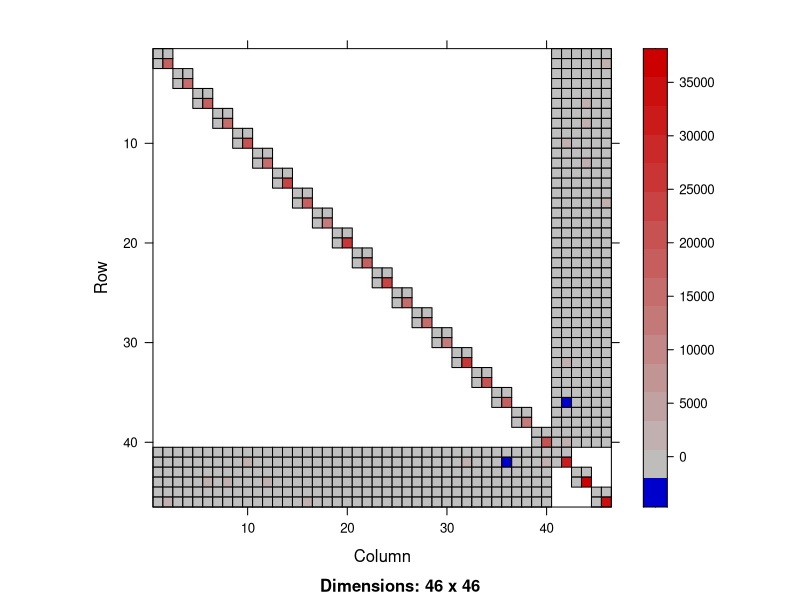

Write the R code that produced this figure. (Note: this script raises an error after producing the figure.)
library(MASS)
library(Matrix)
library(lme4)

# Say 20 subs, 5 readings each
fS <- gl(20, 50)
JS <- t(as(fS, Class = "sparseMatrix"))
num_s <- 5

# Random intercept and random readings as RFX
XS <- cbind(1,20*rnorm(1000))

# Generate random effects matrix for subject factor
ZS <- t(KhatriRao(t(JS), t(XS)))

# Say 3 sites/groups, subjects randomly scanned at
fG <- as.factor(sample(c(1:3),1000,replace=TRUE))
JG <- t(as(fG, Class = "sparseMatrix"))

# Random intercept and random readings as RFX
XG <- cbind(1,10*rnorm(1000))
num_g <- 2

# Generate random effects matrix for group factor
ZG <- t(KhatriRao(t(JG), t(XG)))

# Construct RFX matrix
Z <- cbind(ZS, ZG)

# Image of Z'Z
image(t(Z)%*%Z)

# Image of Zi'Zi where Z1 is the first 10 rows of Z, 
# z2 is second and so on
#image(t(Z[1:10,])%*%Z[1:10,])
#image(t(Z[11:20,])%*%Z[11:20,])

# Fixed effects matrix
X <- cbind(1, rnorm(1000), rnorm(1000))

# Make RFX variance matrix
cov_s <- matrix(c(2,0.5,0.5,4),nrow=2,ncol=2)
cov_g <- matrix(c(6,0.1,0.1,1),nrow=2,ncol=2)

# Combine to get sparse block diag
sigma <- cov_s
for (i in c(2:20)){
  sigma <- bdiag(sigma, cov_s)
}
for (i in c(1:3)){
  sigma <- bdiag(sigma, cov_g)
}

# Generate b
b <- mvrnorm(n = 1, matrix(0L, nrow = dim(Z)[2], ncol = 1), sigma, tol = 1e-6, empirical = FALSE, EISPACK = FALSE)

# Generate beta
beta <- c(1:3)

# Generate response 
y <- X%*%beta + Z%*%b + rnorm(1000)

#------------------------------------------------------------------------------------------------
# Now to see if lmer can decipher this model
y <- as.matrix(y)

x1 <- as.matrix(X[,1])
x2 <- as.matrix(X[,2])
x3 <- as.matrix(X[,3])

z1 <- as.matrix(XS[,1])
z2 <- as.matrix(XS[,2])
z3 <- as.matrix(XG[,1])
z4 <- as.matrix(XG[,2])

m <- lmer(y ~ x2 + x3 + (z2|fS) + (z4|fG)) #Don't need intercepts in R - automatically assumed

# FFX estimates
fixef(m)
print(beta)

# RFX estimates
ranef(m)
print(t(matrix(b, 2, 23)))

# RFX variances 
as.matrix(Matrix::bdiag(VarCorr(m)))
print(cov_s)
print(cov_g)

summary(m)

# 3 column format for Z
Z_3col<-as.data.frame(summary(Z))
colnames(Z_3col) <- NULL
write.csv(Z_3col,file="./testdata/Z_3col.csv",row.names=FALSE)

sigma_3col<-as.data.frame(summary(sigma))
colnames(sigma_3col) <- NULL
write.csv(sigma_3col,file="./testdata/true_rfxvar_3col.csv",row.names=FALSE)

X <- as.data.frame(X)
colnames(X)<-NULL
write.csv(X,file="./testdata/X.csv",row.names=FALSE)

y <- as.data.frame(y)
colnames(y)<-NULL
write.csv(y,file="./testdata/Y.csv",row.names=FALSE)

beta <- as.data.frame(beta)
colnames(beta)<-NULL
write.csv(beta,file="./testdata/true_beta.csv",row.names=FALSE)


true_rfx <- data.frame(b)
colnames(true_rfx) <- NULL
write.csv(true_rfx,file="./testdata/true_b.csv",row.names=FALSE)

true_ffxvar <- data.frame(c(1))
colnames(true_ffxvar) <- NULL
write.csv(true_ffxvar,file="./testdata/true_ffxvar.csv",row.names=FALSE)

# Save the estimates as well
rfx_1<-ranef(m)$fS
rfx_2<-ranef(m)$fG
colnames(rfx_1) <- ''
colnames(rfx_2) <- ''
est_rfx <- rbind(rfx_1,rfx_2)
colnames(est_rfx) <- NULL
write.csv(est_rfx,file="./testdata/estd_b.csv",row.names=FALSE)

rfxvar_est <- data.frame(as.matrix(Matrix::bdiag(VarCorr(m))))
colnames(rfxvar_est) <- NULL
write.csv(rfxvar_est,file="./testdata/estd_rfxvar.csv",row.names=FALSE)

est_ffx <- data.frame(fixef(m))
colnames(est_ffx) <- NULL
write.csv(est_ffx,file="./testdata/estd_beta.csv",row.names=FALSE)
